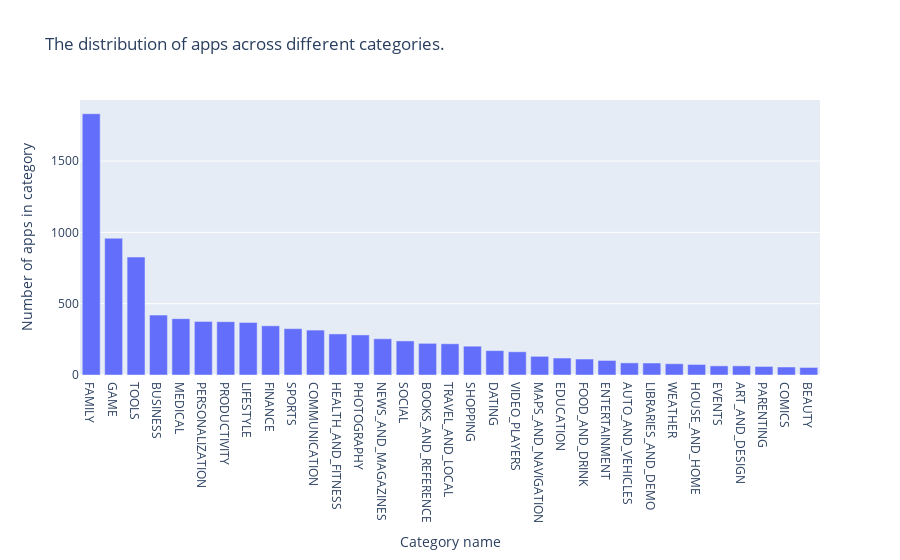

The notebook cell this image was saved under:
### Markdown cell above
## 5. Exploring app categories
<p>With more than 1 billion active users in 190 countries around the world, Google Play continues to be an important distribution platform to build a global audience. For businesses to get their apps in front of users, it's important to make them more quickly and easily discoverable on Google Play. To improve the overall search experience, Google has introduced the concept of grouping apps into categories.</p>
<p>This brings us to the following questions:</p>
<ul>
<li>Which category has the highest share of (active) apps in the market? </li>
<li>Is any specific category dominating the market?</li>
<li>Which categories have the fewest number of apps?</li>
</ul>

### Code cell
import plotly
plotly.offline.init_notebook_mode(connected=True)
import plotly.graph_objs as go

# Print the total number of unique categories
num_categories =len(apps['Category'].unique())
print('Number of categories = ',num_categories)

# Count the number of apps in each 'Category'. 
num_apps_in_category = apps['Category'].value_counts()
# Sort num_apps_in_category in descending order based on the count of apps in each category
sorted_num_apps_in_category = num_apps_in_category.sort_values(ascending=False)

data = [go.Bar(
        x = num_apps_in_category.index, # index = category name
        y = num_apps_in_category.values, # value = count
       
)]
layout = dict(
    title = "The distribution of apps across different categories.",
    xaxis = dict(
        title="Category name",
        
        ),
    yaxis = dict(
        title="Number of apps in category ",
        ),
)

fig = dict(data=data, layout=layout)


plotly.offline.iplot(fig)

### Figure 1 — Plotly figure (JSON) as saved in the notebook; plotly's stock layout.template omitted (floating-point values rounded to 4 significant figures)
{"data": [{"type": "bar", "x": ["FAMILY", "GAME", "TOOLS", "BUSINESS", "MEDICAL", "PERSONALIZATION", "PRODUCTIVITY", "LIFESTYLE", "FINANCE", "SPORTS", "COMMUNICATION", "HEALTH_AND_FITNESS", "PHOTOGRAPHY", "NEWS_AND_MAGAZINES", "SOCIAL", "BOOKS_AND_REFERENCE", "TRAVEL_AND_LOCAL", "SHOPPING", "DATING", "VIDEO_PLAYERS", "MAPS_AND_NAVIGATION", "EDUCATION", "FOOD_AND_DRINK", "ENTERTAINMENT", "AUTO_AND_VEHICLES", "LIBRARIES_AND_DEMO", "WEATHER", "HOUSE_AND_HOME", "EVENTS", "ART_AND_DESIGN", "PARENTING", "COMICS", "BEAUTY"], "y": [1832, 959, 827, 420, 395, 376, 374, 369, 345, 325, 315, 288, 281, 254, 239, 222, 219, 202, 171, 163, 131, 119, 112, 102, 85, 84, 79, 74, 64, 64, 60, 56, 53]}], "layout": {"title": {"text": "The distribution of apps across different categories."}, "xaxis": {"title": {"text": "Category name"}}, "yaxis": {"title": {"text": "Number of apps in category "}}}}
